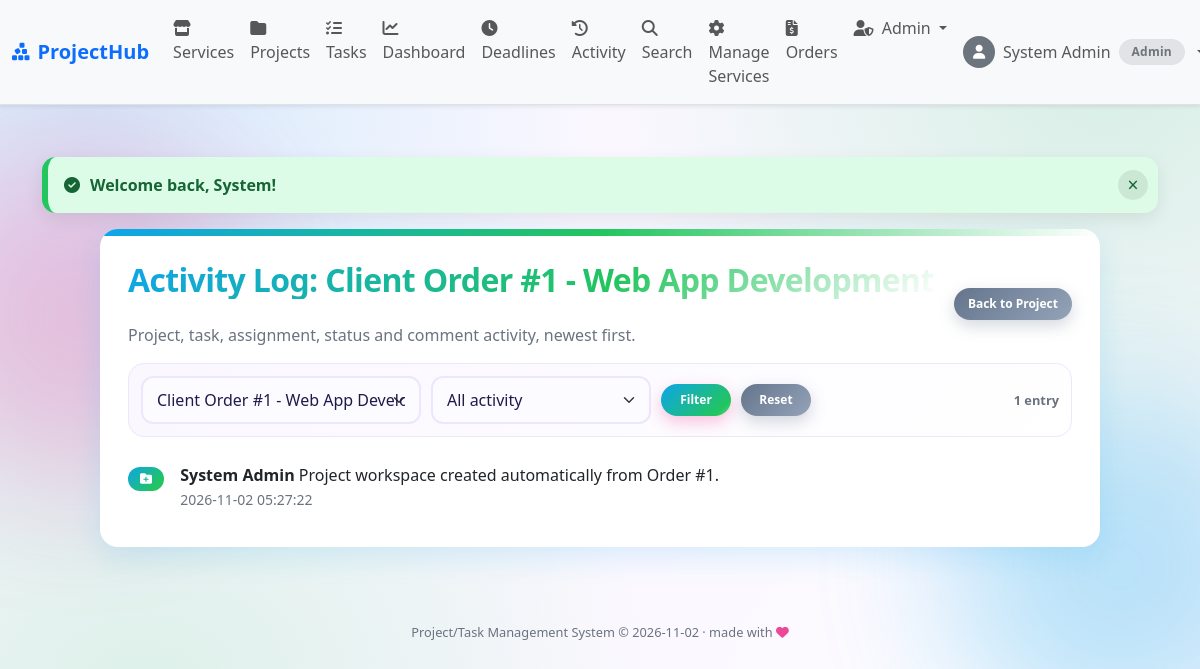
/activities/index.php?project_id=1 (signed in), run on the app's committed database.
### tables this page shows
CREATE TABLE IF NOT EXISTS activity_log (
  activity_id    INT AUTO_INCREMENT PRIMARY KEY,
  project_id     INT NOT NULL,
  task_id        INT NULL,
  user_id        INT NULL,
  activity_type  ENUM('project_created','project_status','member_added','member_removed',
                      'task_created','task_assigned','task_status','comment_added') NOT NULL,
  description    VARCHAR(255) NOT NULL,
  created_at     TIMESTAMP DEFAULT CURRENT_TIMESTAMP,
  FOREIGN KEY (project_id) REFERENCES projects(project_id) ON DELETE CASCADE,
  FOREIGN KEY (task_id)    REFERENCES tasks(task_id) ON DELETE SET NULL,
  FOREIGN KEY (user_id)    REFERENCES users(user_id)
);

### activities/index.php (the view, shortened to what this page needs)
<?php
include('../includes/config.php');
include('../includes/functions.php');
$project_id = (int)($_GET['project_id'] ?? 0);
$page       = max(1, (int)($_GET['page'] ?? 1));
$per_page   = 25;
if ($project_id > 0) {
    $project = get_project($conn, $project_id);
    $where  = 'a.project_id = ?';
    $types  = 'i';
    $params = [$project_id];
} else {
    [$where, $types, $params] = project_scope('a.project_id');
}
$total = (int)db_select(
    $conn,
    "SELECT COUNT(*) AS n FROM activity_log a WHERE $where",
    $types,
    $params
)[0]['n'];
$pages = max(1, (int)ceil($total / $per_page));
$page  = min($page, $pages);
$offset = ($page - 1) * $per_page;
$rows = db_select(
    $conn,
    "SELECT a.activity_id, a.project_id, a.task_id, a.activity_type, a.description, a.created_at,
            p.project_name,
            CONCAT(u.first_name, ' ', u.last_name) AS actor_name
     FROM activity_log a
     INNER JOIN projects p ON p.project_id = a.project_id
     LEFT JOIN users u ON u.user_id = a.user_id
     WHERE $where
     ORDER BY a.created_at DESC, a.activity_id DESC
     LIMIT $per_page OFFSET $offset",
    $types,
    $params
);
$projects = get_visible_projects($conn);
include('../includes/header.php');
?>
<div class="table-card">
  <div class="d-flex flex-wrap justify-content-between align-items-center gap-2 mb-3">
    <div>
      <h2>Activity Log<?php echo $project_id > 0 ? ': ' . e($project['project_name']) : ''; ?></h2>
      <p class="text-muted mb-0">
        Project, task, assignment, status and comment activity, newest first.
      </p>
    </div>
    <div class="top-actions mb-0">
      <?php if ($project_id > 0) { ?>
        <a href="../projects/view.php?project_id=<?php echo $project_id; ?>" class="button button-secondary">Back to Project</a>
      <?php } ?>
    </div>
  </div>
  <form method="GET" action="index.php" class="interactive-toolbar">
    <select name="project_id" class="form-select" style="max-width: 280px;" aria-label="Project">
      <?php foreach ($projects as $p) { ?>
        <option value="<?php echo (int)$p['project_id']; ?>" <?php echo $project_id === (int)$p['project_id'] ? 'selected' : ''; ?>>
          <?php echo e($p['project_name']); ?>
        </option>
      <?php } ?>
    </select>
    <select name="type" class="form-select" style="max-width: 220px;" aria-label="Activity type">
      <option value="">All activity</option>
    </select>
    <button type="submit">Filter</button>
    <a href="index.php" class="button button-secondary">Reset</a>
    <span class="toolbar-count"><?php echo $total; ?> entr<?php echo $total === 1 ? 'y' : 'ies'; ?></span>
  </form>
  <?php render_activity_list($rows, $project_id === 0); ?>
</div>
<?php include('../includes/footer.php'); ?>

### includes/functions.php (shortened to what this page needs)
<?php
function e($value)
{
    return htmlspecialchars((string)$value, ENT_QUOTES, 'UTF-8');
}
function show_flash()
{
    if (isset($_SESSION['flash'])) {
        $f = $_SESSION['flash'];
        echo "<div class='alert alert-" .
             e($f['type']) .
             "' role='alert'>" .
             e($f['msg']) .
             "</div>";
    }
}
function db_select($conn, $sql, $types = '', $params = [])
{
    $stmt = mysqli_prepare($conn, $sql);
    if ($types !== '') {
        mysqli_stmt_bind_param($stmt, $types, ...$params);
    }
    mysqli_stmt_execute($stmt);
    $result = mysqli_stmt_get_result($stmt);
    $rows = mysqli_fetch_all($result, MYSQLI_ASSOC);
    return $rows;
}
function is_logged_in()
{
    return isset($_SESSION['user_id']);
}
function has_role($roles)
{
    return is_logged_in()
        && in_array($_SESSION['role'], (array)$roles, true);
}
function project_scope($column = 'p.project_id')
{
    if (has_role('admin')) {
        return ['1=1', '', []];
    }
    return [
        "$column IN (SELECT project_id FROM project_members WHERE user_id = ?)",
        'i',
        [(int)$_SESSION['user_id']]
    ];
}
function get_visible_projects($conn)
{
    [$where, $types, $params] = project_scope('p.project_id');
    return db_select(
        $conn,
        "SELECT p.project_id, p.project_name, p.status, p.start_date, p.deadline
         FROM projects p
         WHERE $where
         ORDER BY p.project_name ASC",
        $types,
        $params
    );
}
function activity_types()
{
    return [
        'project_created' => ['label' => 'Project created',  'icon' => 'fa-folder-plus',        'color' => 'primary'],
        'project_status'  => ['label' => 'Project status',   'icon' => 'fa-flag',               'color' => 'info'],
        'member_added'    => ['label' => 'Member added',     'icon' => 'fa-user-plus',          'color' => 'success'],
        'member_removed'  => ['label' => 'Member removed',   'icon' => 'fa-user-minus',         'color' => 'secondary'],
        'task_created'    => ['label' => 'Task created',     'icon' => 'fa-square-plus',        'color' => 'primary'],
        'task_assigned'   => ['label' => 'Task assignment',  'icon' => 'fa-user-check',         'color' => 'warning'],
        'task_status'     => ['label' => 'Task status',      'icon' => 'fa-arrows-rotate',      'color' => 'info'],
        'comment_added'   => ['label' => 'Comment',          'icon' => 'fa-comment',            'color' => 'success'],
    ];
}
function render_activity_list($rows, $show_project = false)
{
    $types = activity_types();
    echo '<ul class="list-group list-group-flush">';
    foreach ($rows as $r) {
        $t     = $types[$r['activity_type']] ?? ['label' => $r['activity_type'], 'icon' => 'fa-circle', 'color' => 'secondary'];
        $actor = $r['actor_name'] ? $r['actor_name'] : 'System';
        echo '<li class="list-group-item d-flex gap-3 align-items-start bg-transparent px-0">';
        echo '<span class="badge text-bg-' . e($t['color']) . ' mt-1" title="' . e($t['label']) . '">'
           . '<i class="fa-solid ' . e($t['icon']) . '"></i></span>';
        echo '<div class="flex-grow-1">';
        echo '<strong>' . e($actor) . '</strong> ' . e($r['description']);
        echo '<br><small class="text-muted">' . e($r['created_at']) . '</small>';
        echo '</div></li>';
    }
    echo '</ul>';
}
function user_avatar($photo, $size = 36, $class = "rounded-circle")
{
    return "<span class='d-inline-flex align-items-center justify-content-center bg-secondary text-white {$class}' style='width: {$size}px; height: {$size}px; font-size: " . round($size * 0.45) . "px;'><i class='fa-solid fa-user'></i></span>";
}

### data on the page
activity_log: actor "System Admin", description "Project workspace created automatically from Order #1.", created_at "2026-11-02 05:27:22"

### other printed values
$nav_name "System Admin"
role_label($cur_role) "Admin"
$f['msg'] "Welcome back, System!"
$total "1"
$date "2026-11-02"
form field project_id "Client Order #1 - Web App Development"
